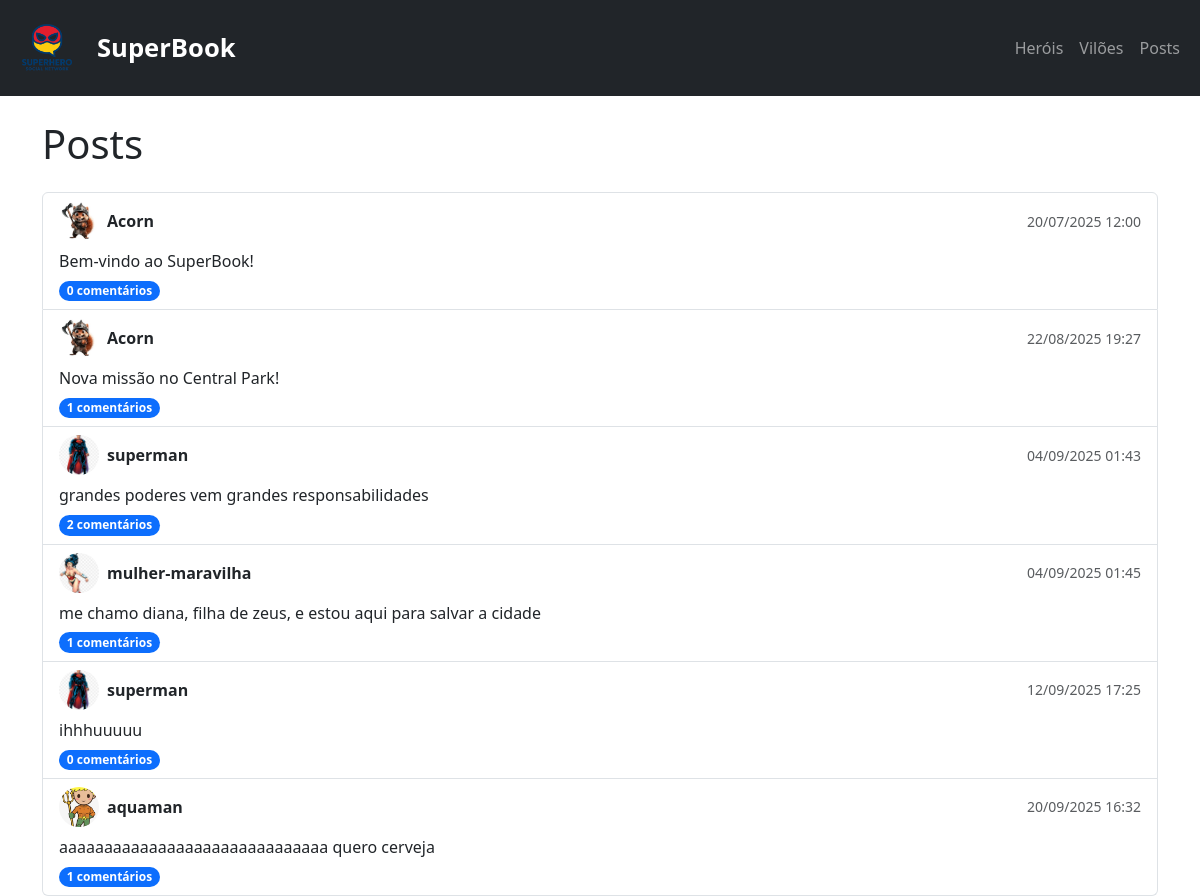
The app's page /posts/lista/ with its own data.
### posts/models.py (models this page shows, shortened)
class Post(models.Model):
    autor = models.ForeignKey(Hero,on_delete=models.CASCADE, related_name="posts")
    mensagem = models.TextField()
    criado_em = models.DateTimeField(auto_now_add=True)

### heroes/models.py (models this page shows, shortened)
class Hero (models.Model):
    codinome = models.CharField(max_length=50, unique=True)
    poder_principal = models.CharField(max_length=100, blank=True, null=True)
    cidade = models.CharField(max_length=100)
    historia = models.TextField(blank=True, null=True)
    criado_em = models.DateTimeField(auto_now_add=True)
    foto = models.ImageField(upload_to='herois/', blank=True, null=True)

### posts/views.py (the view)
# urls.py: path('lista/', views.lista_posts, name='lista_posts'),
def lista_posts(request):
    posts = Post.objects.all().order_by("criado_em")
    return render(request, "posts/lista_posts.html", {"posts": posts})

### posts/templates/posts/lista_posts.html (shortened to what this page needs)
{% extends "base.html" %}
{% block content %}
<h1 class="mb-4">Posts</h1>
<ul class="list-group">
  {% for post in posts %}
  <li class="list-group-item">
    <a href="{% url 'post_detail' post.pk %}" class="text-decoration-none text-dark">
      <div class="d-flex align-items-center justify-content-between mb-2">
        <div class="d-flex align-items-center">
          {% if post.autor.foto %}
            <img src="{{ post.autor.foto.url }}" class="hero-avatar-post me-2" alt="{{ post.autor.codinome }}">
          {% endif %}
          <strong>{{ post.autor.codinome }}</strong>
        </div>
        <small class="text-muted">{{ post.criado_em|date:"d/m/Y H:i" }}</small>
      </div>
      <p class="mb-1">{{ post.mensagem }}</p>
    </a>
    <span class="badge bg-primary rounded-pill">
      {{ post.comentarios.count }} comentários
    </span>
  </li>
  {% empty %}
  <li class="list-group-item text-center text-muted">
    Nenhum post encontrado.
  </li>
  {% endfor %}
</ul>
{% endblock %}

### static/css/style.css (style rules this page uses)
.hero-avatar-post { width: 40px; height: 40px; border-radius: 50%; object-fit: cover; }

### records on screen
Post: autor.foto (picture), autor.codinome "Acorn", criado_em "20/07/2025 12:00", mensagem "Bem-vindo ao SuperBook!", comentarios.count "0"
Post: autor.foto (picture), autor.codinome "Acorn", criado_em "22/08/2025 19:27", mensagem "Nova missão no Central Park!", comentarios.count "1"
Post: autor.foto (picture), autor.codinome "superman", criado_em "04/09/2025 01:43", mensagem "grandes poderes vem grandes responsabilidades", comentarios.count "2"
Post: autor.foto (picture), autor.codinome "mulher-maravilha", criado_em "04/09/2025 01:45", mensagem "me chamo diana, filha de zeus, e estou aqui para salvar a cidade", comentarios.count "1"
Post: autor.foto (picture), autor.codinome "superman", criado_em "12/09/2025 17:25", mensagem "ihhhuuuuu", comentarios.count "0"
Post: autor.foto (picture), autor.codinome "aquaman", criado_em "20/09/2025 16:32", mensagem "aaaaaaaaaaaaaaaaaaaaaaaaaaaaaa quero cerveja", comentarios.count "1"
